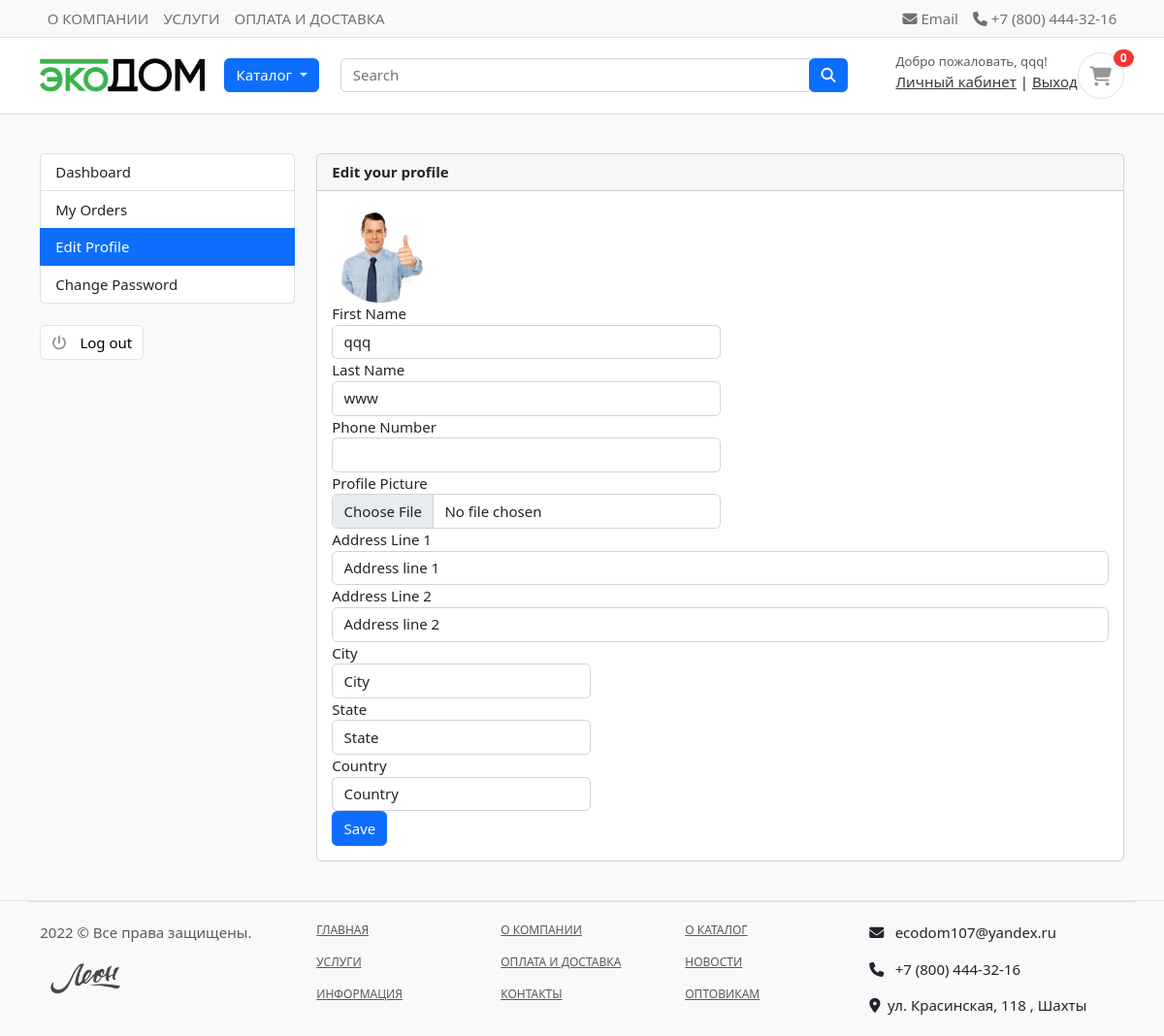
The app's page /accounts/edit_profile/ (signed in) with its own data.
### accounts/models.py (models this page shows, shortened)
class MyUser(AbstractBaseUser):
    first_name      = models.CharField(max_length=50)
    last_name       = models.CharField(max_length=50)
    username        = models.CharField(max_length=50, unique=True)
    email           = models.EmailField(max_length=255, unique=True)
    phone_number    = models.CharField(max_length=50)
    date_joined     = models.DateTimeField(auto_now_add=True)
    last_login      = models.DateTimeField(auto_now_add=True)
    is_admin        = models.BooleanField(default=False)
    is_staff        = models.BooleanField(default=False)
    is_active       = models.BooleanField(default=False)
    is_superadmin   = models.BooleanField(default=False) # Зачем этот пользователь? Удалить?
    USERNAME_FIELD = 'email'
    REQUIRED_FIELDS = ['username', 'first_name', 'last_name']
    objects = MyUserManager()

class UserProfile(models.Model):
    user = models.OneToOneField(MyUser, on_delete=models.CASCADE)
    address_line_1 = models.CharField(blank=True, max_length=100)
    address_line_2 = models.CharField(blank=True, max_length=100)
    profile_picture = models.ImageField(blank=True, upload_to='userprofile')
    city = models.CharField(blank=True, max_length=20)
    state = models.CharField(blank=True, max_length=20)
    country = models.CharField(blank=True, max_length=20)

### accounts/views.py (the view)
# urls.py: path('edit_profile/', views.edit_profile, name='edit_profile'),
@login_required(login_url='login')
def edit_profile(request):
    userprofile = get_object_or_404(UserProfile, user=request.user)
    if request.method == 'POST':
        user_form = UserChangeForm(request.POST, instance=request.user)
        profile_form = UserProfileForm(request.POST, request.FILES, instance=userprofile)
        if user_form.is_valid() and profile_form.is_valid():
            user_form.save()
            profile_form.save()
            messages.success(request, 'Your profile has been updated.')
            return redirect('edit_profile')
    else:
        user_form = UserChangeForm(instance=request.user)
        profile_form = UserProfileForm(instance=userprofile)
    context = {
        'user_form': user_form,
        'profile_form': profile_form,
        'userprofile': userprofile,
    }
    return render(request, 'accounts/edit_profile.html', context)

### accounts/forms.py
class UserChangeForm(forms.ModelForm):
    class Meta:
        model = MyUser
        fields = ('first_name', 'last_name', 'phone_number')
    def __init__(self, *args, **kwargs):
        super(UserChangeForm, self).__init__(*args, **kwargs)
        for field in self.fields:
            self.fields[field].widget.attrs['class'] = 'form-control'

class UserProfileForm(forms.ModelForm):
    profile_picture = forms.ImageField(required=False, error_messages = {'invalid':("Image files only")}, widget=forms.FileInput)
    class Meta:
        model = UserProfile
        fields = ('address_line_1', 'address_line_2', 'city', 'state', 'country', 'profile_picture')
    def __init__(self, *args, **kwargs):
        super(UserProfileForm, self).__init__(*args, **kwargs)
        for field in self.fields:
            self.fields[field].widget.attrs['class'] = 'form-control'

### carts/context_processors.py (called while the page is built)
def counter(request):
    cart_count = 0
    if 'admin' in request.path:
        return {}
    else:
        try:
            cart = Cart.objects.filter(cart_id=_cart_id(request))
            if request.user.is_authenticated:
                cart_items = CartItem.objects.all().filter(user=request.user)
            else:
                cart_items = CartItem.objects.all().filter(cart=cart[:1])
            for cart_item in cart_items:
                cart_count += cart_item.quantity
        except Cart.DoesNotExist:
            cart_count = 0
    return dict(cart_count=cart_count)

### carts/views.py (called while the page is built)
def _cart_id(request):
    cart = request.session.session_key
    if not cart:
        cart = request.session.create()
    return cart

### category/context_processors.py (called while the page is built)
def menu_links(request):
    links = Category.objects.all()
    return dict(links=links)

### category/models.py (called while the page is built)
    def get_url(self):
            return reverse('products_by_category', args=[self.slug])

### accounts/templates/accounts/edit_profile.html (shortened to what this page needs)
{% extends 'base.html' %}
{% block content %}
<section class="section-conten padding-y bg">
<div class="container">
	<div class="row">
	{% include 'includes/dashboard_sidebar.html' %}
	<main class="col-md-9">
		<article class="card">
		<header class="card-header">
			<strong class="d-inline-block mr-3">Edit your profile</strong>
		</header>
		<div class="card-body">
			<div class="text-right">
				<img src="{{userprofile.profile_picture.url}}" alt="Profile Picture" width="100" style="border-radius:50px;">
			</div>
			<div class="row">
			<div class="col-md-12">
				<form action="{% url 'edit_profile' %}" method="POST" enctype="multipart/form-data">
					<div class="form-row">
						<div class="form-group col-md-6">
							<label>First Name</label>
							{{user_form.first_name}}
						</div>
						<div class="form-group col-md-6">
							<label>Last Name</label>
							{{user_form.last_name}}
						</div>
					</div>
					<div class="form-row">
						<div class="form-group col-md-6">
							<label>Phone Number</label>
							{{user_form.phone_number}}
						</div>
						<div class="form-group col-md-6">
							<label>Profile Picture</label>
							{{profile_form.profile_picture}}
						</div>
					</div>
					<div class="form-group">
						<label>Address Line 1</label>
						{{profile_form.address_line_1}}
					</div>
					<div class="form-group">
						<label>Address Line 2</label>
						{{profile_form.address_line_2}}
					</div>
					<div class="form-row">
						<div class="form-group col-md-4">
							<label>City</label>
							{{profile_form.city}}
						</div>
						<div class="form-group col-md-4">
							<label>State</label>
							{{profile_form.state}}
						</div>
						<div class="form-group col-md-4">
							<label>Country</label>
							{{profile_form.country}}
						</div>
					</div>
					<input type="submit" value="Save" class="btn btn-primary">
				</form>
			</div>
			</div>
		</div>
		</article>
	</main>
</div>
</div>
</section>
{% endblock %}

### templates/includes/navbar.html (shortened to what this page needs)
{% load static %}
<header class="section-header">
    <nav class="navbar p-md-0 navbar-expand-sm navbar-light border-bottom bg-light">
        <div class="container">
            <div class="collapse navbar-collapse">
                <ul class="navbar-nav">
                    <li><a href="#" class="nav-link">О КОМПАНИИ</a></li>
                    <li><a href="#" class="nav-link">УСЛУГИ</a></li>
                    <li><a href="#" class="nav-link">ОПЛАТА И ДОСТАВКА</a></li>
                </ul>
            </div>
            <div class="collapse navbar-collapse flex-grow-0" id="navbarTop4">
                <ul class="navbar-nav">
                    <li><a href="#" class="nav-link"> <i class="fa fa-envelope"></i> Email </a></li>
                    <li><a href="#" class="nav-link"> <i class="fa fa-phone"></i> +7 (800) 444-32-16 </a></li>
                </ul>
            </div>
        </div>
    </nav>
    <section class="header-main border-bottom">
        <div class="container">
            <div class="row align-items-center">
                <div class="col-lg-2 col-md-3 col-6">
                    <a href="/" class="brand-wrap">
                        <img class="logo" src="{% static '/images/logo.png' %}">
                    </a>
                </div>
                <div class="col-lg col-sm col-md col-6 flex-grow-0">
                    <div class="dropdown">
                        <button class="btn btn-primary dropdown-toggle" type="button" id="dropdownMenuButton1"
                            data-bs-toggle="dropdown" aria-expanded="false">
                            Каталог
                        </button>
                    </div>
                </div>
                <div class="col-lg  col-md-6 col-sm-12 col">
                    <form action="{% url 'search' %}" class="search" method='GET'>
                        <div class="input-group w-100">
                            <input type="text" class="form-control" style="width:60%;" placeholder="Search"
                                name="keyword">
                            <div class="input-group-append">
                                <button class="btn btn-primary" type="submit">
                                    <i class="fa fa-search"></i>
                                </button>
                            </div>
                        </div>
                    </form>
                </div>
                <div class="col-lg-3 col-sm-6 col-8 order-2 order-lg-3">
                    <div class="d-flex justify-content-end mb-3 mb-lg-0">
                        {% if user.id is None %}
                            <div class="widget-header">
                                <small class="title text-muted" style="padding-right: 10px">Добро пожаловать, Гость!</small>
                                <div>
                                    <a href="{% url 'login' %}">Вход</a> <span class="dark-transp"> | </span>
                                    <a href="{% url 'register' %}"> Регистрация</a>
                                </div>
                            </div>
                        {% else %}
                            <div class="widget-header">
                                <small class="title text-muted" style="padding-right: 10px">Добро пожаловать, {{user.first_name}}!</small>
                                <div>
                                    <a href="{% url 'dashboard' %}">Личный кабинет</a> <span class="dark-transp"> | </span>
                                    <a href="{% url 'logout' %}"> Выход</a>
                                </div>
                            </div>
                        {% endif %}
                        <a href="{% url 'cart' %}" class="widget-header pl-3 ml-3">
                            <div class="icon icon-sm rounded-circle border"><i class="fa fa-shopping-cart"></i></div>
                            <span class="badge badge-pill badge-danger notify">{{cart_count}}</span>
                        </a>
                    </div>
                </div>
            </div>
        </div>
    </section>
</header>

### static/css/ui.css (style rules this page uses)
html { font-family: "Inter", sans-serif; font-size: 15px; }
.icon-xs, .icon-sm, .icon-md, .icon-lg { display: inline-block; text-align: center; flex-shrink: 0; flex-grow: 0; }
.icon-sm { width: 48px; height: 48px; line-height: 48px !important; font-size: 20px; }
.padding-y { padding-top: 40px; padding-bottom: 40px; }
article:after, .form-group:after { display: block; clear: both; content: ""; }
.bg { background-color: #f8f9fa; }
.header-main { position: relative; padding-top: 1rem; padding-bottom: 1rem; }
.brand-wrap .logo, .navbar-brand .logo { margin-right: 7px; max-height: 42px; display: inline-block; }
.widget-header { display: inline-block; vertical-align: middle; position: relative; }
.widget-header a { color: #343a40; }
.widget-header i { color: #969696; }
.widget-header .title { display: block; }
.widget-header .notify { position: absolute; top: -3px; right: -10px; }
.notify { position: absolute; top: -4px; right: -10px; display: inline-block; padding: 0.25em 0.6em; font-size: 12px; line-height: 1; text-align: center; border-radius: 3rem; color: #fff; background-color: #fa3434; }

### records on screen
MyUser: first_name "qqq", last_name "www"
UserProfile: profile_picture (picture), address_line_1 "Address line 1", address_line_2 "Address line 2", city "City", state "State", country "Country"

### other values on screen
{{ cart_count }} "0"
